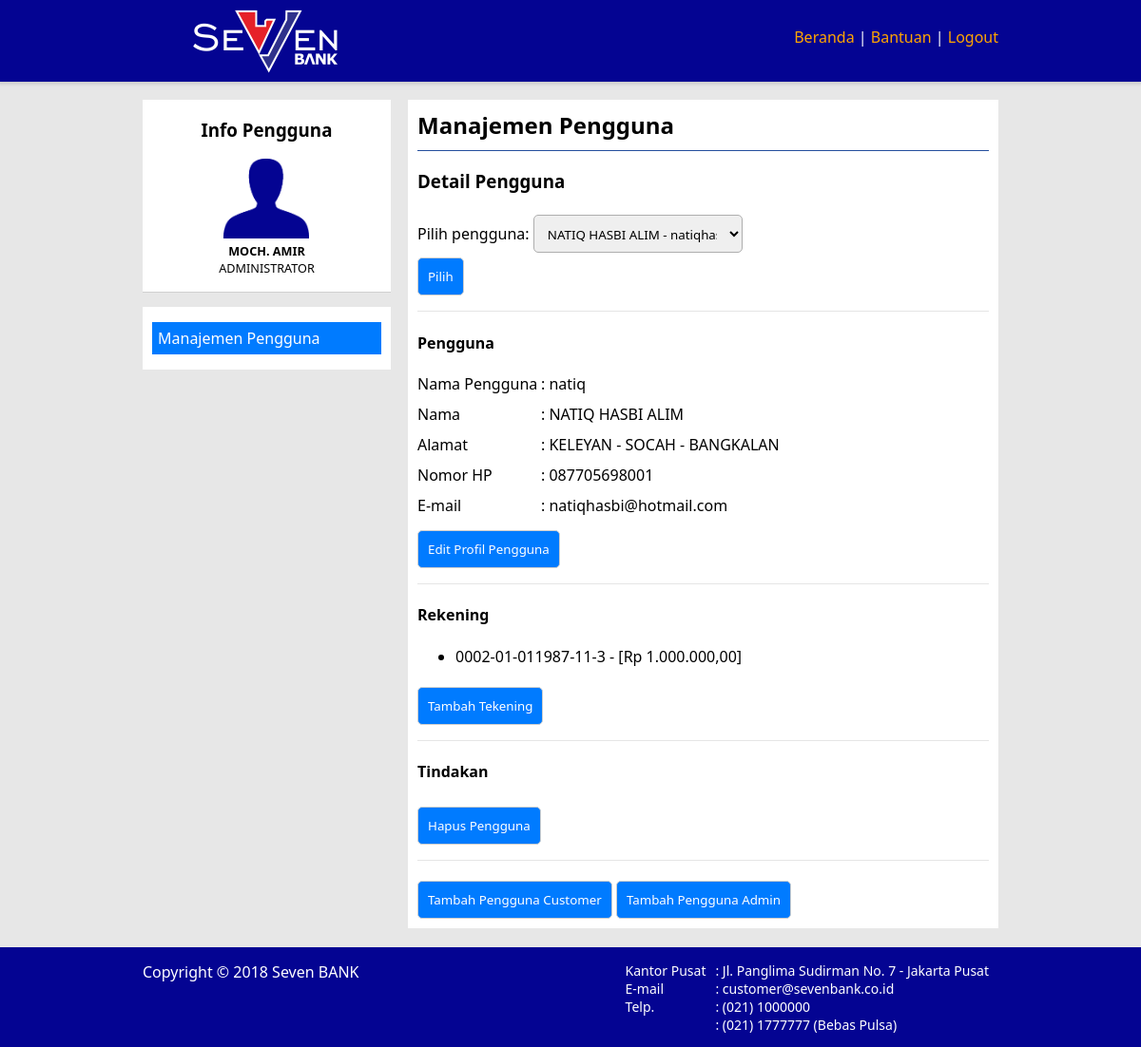
The page /user-management.php?nama-pengguna=natiq (signed in) on the database its author committed.
### tables this page shows
CREATE TABLE `pengguna` (
  `nama_pengguna` varchar(64) NOT NULL PRIMARY KEY,
  `sandi` varchar(64) NOT NULL,
  `jenis_pengguna` char(2) NOT NULL,
  `email` varchar(64) NOT NULL UNIQUE,
  `nama` char(64) NOT NULL,
  `alamat` varchar(254) DEFAULT NULL,
  `nomor_hp` char(25) NOT NULL UNIQUE,
  `aktif` enum('1', '0') NOT NULL,
  FOREIGN KEY(jenis_pengguna) REFERENCES jenis_pengguna(id)
);

CREATE TABLE `jenis_pengguna` (
  `id` char(2) NOT NULL PRIMARY KEY,
  `keterangan` char(25) DEFAULT NULL
);

CREATE TABLE `rekening` (
  `nomor_rekening` varchar(25) NOT NULL PRIMARY KEY,
  `nama_pengguna` varchar(64) NOT NULL,
  `aktif` enum('1', '0') NOT NULL,
  FOREIGN KEY(nama_pengguna) REFERENCES pengguna(nama_pengguna) ON UPDATE CASCADE
);

### includes/api.php (called while the page is built, shortened)
<?php
$conn = new PDO('mysql:host=localhost;dbname=banking', 'root', '');
function pengguna() {
    global $conn;
    $q = $conn->prepare("SELECT * FROM pengguna p JOIN jenis_pengguna j ON p.jenis_pengguna=j.id WHERE p.nama_pengguna='{$_SESSION['nama-pengguna']}'");
    $q->execute();
    return @$q->fetchAll()[0];
}
function info_rekening($nomor_rekening) {
    global $conn;
    $q = $conn->prepare("SELECT *, IFNULL((SELECT SUM(nominal) FROM transaksi WHERE rekening_asal=r.nomor_rekening AND jenis_transaksi='0'), 0) + IFNULL((SELECT SUM(nominal) FROM transaksi WHERE rekening_tujuan=r.nomor_rekening AND jenis_transaksi='1'), 0) - IFNULL((SELECT SUM(nominal) FROM transaksi WHERE rekening_asal=r.nomor_rekening AND jenis_transaksi='1'), 0)'saldo' FROM rekening r JOIN pengguna p ON r.nama_pengguna=p.nama_pengguna WHERE r.nomor_rekening='$nomor_rekening'");
    $q->execute();
    return @$q->fetchAll()[0];
}
function list_pengguna() {
    global $conn;
    $q = $conn->prepare('SELECT * FROM pengguna WHERE aktif="1"');
    $q->execute();
    return @$q->fetchAll();
}
function pengguna_rinci($nama_pengguna) {
    $re = array();
    global $conn;
    $q = $conn->prepare("SELECT * FROM pengguna JOIN jenis_pengguna ON jenis_pengguna.id=pengguna.jenis_pengguna WHERE nama_pengguna='$nama_pengguna' AND aktif='1'");
    $q->execute();
    $re['pengguna'] = @$q->fetchAll()[0];
    $q = $conn->prepare("SELECT * FROM rekening WHERE nama_pengguna='$nama_pengguna' AND aktif='1'");
    $q->execute();
    $re['rekening'] = @$q->fetchAll();
    return $re;
}
function rp($nominal) {
    $nominal = strval($nominal); $r = ''; $c = 0;
    $nominal = explode('.', $nominal);
    $nominal = $nominal[0];
    $nominal = explode('-', $nominal);
    if (sizeof($nominal)>1) {
        $min = '-'; $nominal = $nominal[1];
    } else {
        $min = ''; $nominal = $nominal[0];
    }
    for ($x=strlen($nominal)-1; $x>=0; $x--) {
        $r = $nominal[$x].$r; $c++;
        if ($c%3==0 & $x>0) $r = ".".$r;
    }
    return 'Rp '.$min.$r.',00';
}
?>

### user-management.php (the view, shortened to what this page needs)
<?php include 'includes/api.php'; require 'includes/sudah-masuk.php' ?>
<!DOCTYPE html>
<html lang="id">
<head>
    <link rel="stylesheet" href="css/style.css">
</head>
<body>
    <header>
        <div class="konten">
            <h1><img src="images/logo.png" alt="logo"></h1>
            <nav>
                <ul>
                    <li><a href="home">Beranda</a> |</li>
                    <li><a href="help">Bantuan </a> |</li>
                    <li><a href="logout">Logout</a></li>
                </ul>
            </nav>
        </div>
    </header>
    <div class="konten-utama">
        <div class="kiri">
            <div class="artikel">
                <h3>Info Pengguna</h3>
                <div class="info-pengguna">
                    <img src="images/user-images.png" alt="user-image" width="90"><br>
                    <b><?=pengguna()['nama']?></b><br>
                    <?=pengguna()['keterangan']?><br>
                </div>
            </div>
            <hr class="hr-besar">
            <div class="artikel">
                <ul>
                    <?php if (pengguna()['jenis_pengguna']=='0') {?>
                    <li class="disini">Manajemen Pengguna</li>
                    <?php }?>
                </ul>
            </div>
        </div>
        <div class="kanan">
            <div class="artikel">
                <?php if (pengguna()['jenis_pengguna']==0) {?>
                <h2>Manajemen Pengguna</h2>
                    <?php switch (@$_GET['action']) {
                        default: ?>
                            <h3>Detail Pengguna</h3>
                            <form>
                                <label for="nama-pengguna">Pilih pengguna:</label>
                                <select name="nama-pengguna" id="nama-pengguna">
                                    <?php foreach (list_pengguna() as $x) {
                                        $selected = '';
                                        if ($x['nama_pengguna']==@$_GET['nama-pengguna']) $selected = 'selected';
                                        echo "<option $selected value=\"{$x['nama_pengguna']}\">{$x['nama']} - {$x['email']}</option>";
                                    }?>
                                </select><br>
                                <input type="submit" value="Pilih">
                            </form>
                            <?php
                            $pengguna_rinci = pengguna_rinci(@$_GET['nama-pengguna']);
                            if ($pengguna_rinci['pengguna']) {
                                echo '<hr><h4>Pengguna</h4>';
                                ?>
                                <div class="isian">
                                    <div class="baris">
                                        <div class="l-col2">Nama Pengguna</div><div class="r-col">: <?=$pengguna_rinci['pengguna']['nama_pengguna']?></div>
                                    </div>
                                    <div class="baris">
                                        <div class="l-col2">Nama</div><div class="r-col">: <?=$pengguna_rinci['pengguna']['nama']?></div>
                                    </div>
                                    <div class="baris">
                                        <div class="l-col2">Alamat</div><div class="r-col">: <?=$pengguna_rinci['pengguna']['alamat']?></div>
                                    </div>
                                    <div class="baris">
                                        <div class="l-col2">Nomor HP</div><div class="r-col">: <?=$pengguna_rinci['pengguna']['nomor_hp']?></div>
                                    </div>
                                    <div class="baris">
                                        <div class="l-col2">E-mail</div><div class="r-col">: <?=$pengguna_rinci['pengguna']['email']?></div>
                                    </div>
                                </div>
                                <?php
                                echo "<button onclick=\"location.href='user-management?action=edit-profile&nama-pengguna={$_GET['nama-pengguna']}'\">Edit Profil Pengguna</button>";
                                if (count($pengguna_rinci['rekening']) > 0) {
                                    echo '<hr><h4>Rekening</h4><ul>';
                                    foreach ($pengguna_rinci['rekening'] as $x) {
                                        $hapus = '';
                                        echo "<li>{$x['nomor_rekening']} - [".rp(info_rekening($x['nomor_rekening'])['saldo'])."]$hapus</li>";
                                    }
                                    echo '</ul>';
                                    echo "<button onclick=\"location.href='user-management?action=add-bank-account&nama-pengguna={$_GET['nama-pengguna']}'\">Tambah Tekening</button>";
                                }
                                echo '<hr><h4>Tindakan</h4>';
                                echo "<button onclick=\"location.href='user-management?action=delete-user&nama-pengguna={$_GET['nama-pengguna']}'\">Hapus Pengguna</button><br>";
                            }
                            echo '<hr>';
                            echo "<button onclick=\"location.href='user-management?action=add-user-customer'\">Tambah Pengguna Customer</button> ";
                            echo "<button onclick=\"location.href='user-management?action=add-user-admin'\">Tambah Pengguna Admin</button>";
                        break;
                    }
                    ?>
                <?php } ?>
            </div>
        </div>
    </div>
    <footer>
        <div class="konten">
            <div class="footer_kanan">
                : Jl. Panglima Sudirman No. 7 - Jakarta Pusat<br>
                : customer@sevenbank.co.id<br>
                : (021) 1000000<br>
                : (021) 1777777 (Bebas Pulsa)<br>
            </div>
            <div class="footer_kanan">
                Kantor Pusat<br>
                E-mail<br>
                Telp.<br>
            </div>
            <div class="footer_kiri">
                Copyright &copy; 2018 Seven BANK
            </div>
        </div>
    </footer>
</body>
</html>

### css/style.css (style rules this page uses)
* { font-family: 'Segoe UI', Tahoma, Geneva, Verdana, sans-serif; }
body { margin: 0px; background-color: #e7e7e7; display: flex; min-height: 100vh; flex-direction: column; }
.konten, .konten-utama { width: 900px; margin: auto; }
header { position: fixed; top: 0; width: 100%; box-shadow: rgba(0, 0, 0, 0.14) 0px 0px 4px 2px; }
h1 img { margin-top: 10px; margin-left: 53px; }
footer { width: 100%; bottom: 0; padding: 20px; }
footer .konten { padding: 5px 0px 80px 0px; }
.konten-utama { padding: 5px 0; margin-top: 100px; margin-bottom: 15px; overflow: hidden; flex: 1; }
.kiri { float: left; width: 29%; }
.kanan { float: right; width: 69%; }
.kiri, .kanan { background-color: white; }
header, footer { background-color: #040492; overflow: hidden; }
header h1 { margin: 0px 10px 0px 0px; float: left; color: white; }
header nav { float: right!important; margin-top: 13px; }
h2 { margin: 0px; }
header nav, footer { padding: 10px 0; }
header ul { margin: 0px; padding: 5px 0px; }
header li { display: inline; }
nav ul li { color: white; }
header li a { text-decoration: none; color: orange; transition: color 0.8s; }
.artikel { margin: 10px; }
.artikel h2 { border-bottom: 1px solid #244f9d; padding-bottom: 10px; }
.kiri .artikel h2, .kiri .artikel h3 { text-align: center; border: 0; }
input[type="text"], input[type="password"], select, textarea { width: 200px; height: 15px; padding: 10px; border-radius: 5px; border: 1px #aeaeae solid; margin-top: 5px; }
select, option { height: 40px; width: 220px; }
input[type="submit"], input[type="reset"], button { padding: 10px; margin-top: 5px; border-radius: 5px; border: 1px #cecece solid; background-color: #007bff; color: white; cursor: pointer; }
form { border-radius: 5px; margin: auto; }
.info-pengguna, .pesan-mini { font-size: 9.5pt; }
.info-pengguna { width: fit-content; margin: auto; text-align: center; }
hr { margin-top: 1rem; margin-bottom: 1rem; border: 0; border-top: 1px solid rgba(0,0,0,.1); }
.hr-besar { height: 15px; background: #e7e7e7; }
.kiri .artikel li:hover, .disini { background-color: #007bff; color: white; }
.kiri .artikel li { margin: 5px 0px; padding: 6px; display: inherit; transition: background-color 0.8s; }
.kiri .artikel ul { padding: 0px; }
.isian .l-col2 { float: left; width: 130px; }
.baris { overflow: hidden; margin: 10px 0 10px 0; }
.footer_kiri { float: left; color: white; }
.footer_kanan { float: right; font-size: 14px; margin-right: 10px; color: white; }

### rows shown on the page
pengguna: nama "MOCH. AMIR", jenis_pengguna.keterangan "ADMINISTRATOR"
pengguna: nama_pengguna "natiq", nama "NATIQ HASBI ALIM", alamat "KELEYAN - SOCAH - BANGKALAN", nomor_hp "087705698001", email "natiqhasbi@hotmail.com"
rekening: nomor_rekening "0002-01-011987-11-3", saldo "Rp 1.000.000,00"

### other values the page prints
form field nama-pengguna "NATIQ HASBI ALIM - natiqhasbi@hotmail.com"
